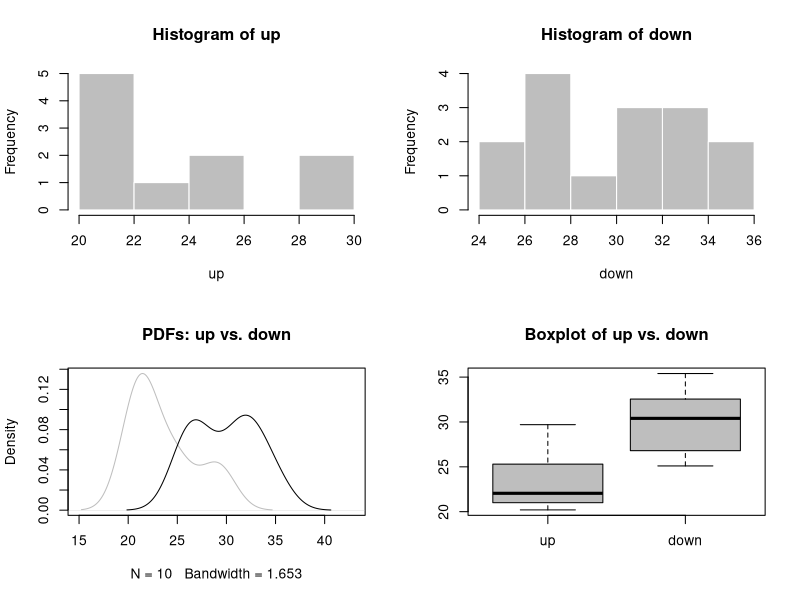
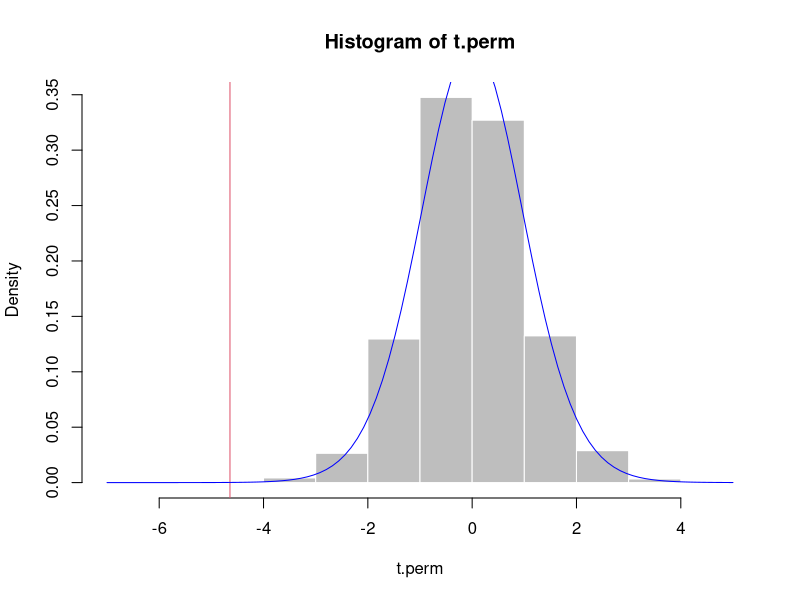

R code for these plots, in order:

##-----------------------------------------------------------------------------
## ST512 -- R codes for review of two-sample testing
## Author: Ryan Martin (rgmarti3@ncsu.edu)                                      
##-----------------------------------------------------------------------------

# Data from Example 4.8 in Rao's "Statistical Research Methods"
# Goal is to compare chemicals collected at two river positions (up and downstream) 

# Data entry

up <- c(24.5, 29.7, 20.4, 28.5, 25.3, 21.8, 20.2, 21.0, 21.9, 22.2)
down <- c(32.8, 30.4, 32.3, 26.4, 27.8, 26.9, 29.0, 31.5, 31.2, 26.7, 25.6, 25.1, 32.8, 34.3, 35.4)

# First graphical look

op <- par(pty="m", mfrow=c(2, 2))
hist(up, col="gray", border="white")
hist(down, col="gray", border="white")
plot(density(up), col="gray", main="PDFs: up vs. down", xlim=c(15, 43))
lines(density(down))
boxplot(list(up, down), names=c("up", "down"), col="gray", main="Boxplot of up vs. down")
par(op)

# First numerical look

sapply(list(up=up, down=down), summary)
sapply(list(up=up, down=down), sd)

# If we accept a normality assumption, can use t-test to compare means

out.t <- t.test(x=up, y=down, var.equal=TRUE)
print(out.t)

# ADVANCED: If we don't accept normality, then we can use a permutation-based method

M <- 5000
d <- c(up, down)
n.up <- length(up)
n.down <- length(down)
N <- length(d)
t.perm <- numeric(M)
for(m in 1:M) {
  
  id <- sample(N, size=n.up, replace=FALSE)
  new.up <- d[id]
  new.down <- d[-id]
  t.perm[m] <- t.test(x=new.up, y=new.down)$statistic
  
}
hist(t.perm, freq=FALSE, col="gray", border="white")
abline(v=out.t$statistic, col=2)
perm.p <- mean(abs(t.perm) >= abs(out.t$statistic))
print(perm.p)
curve(dt(x, df=23), add=TRUE, col="blue")


